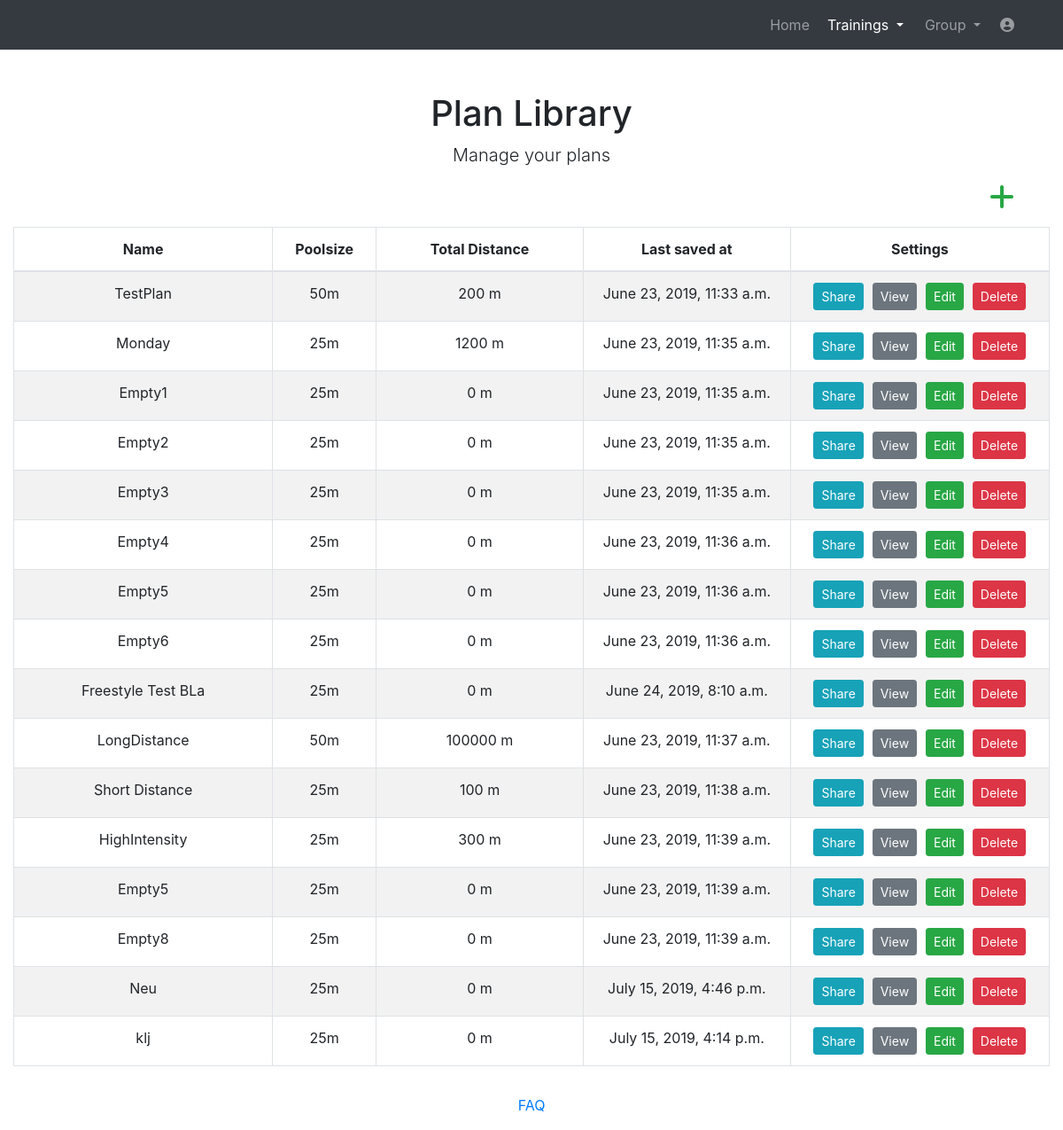
The page /website/manageplans (signed in) on the database as committed earlier.
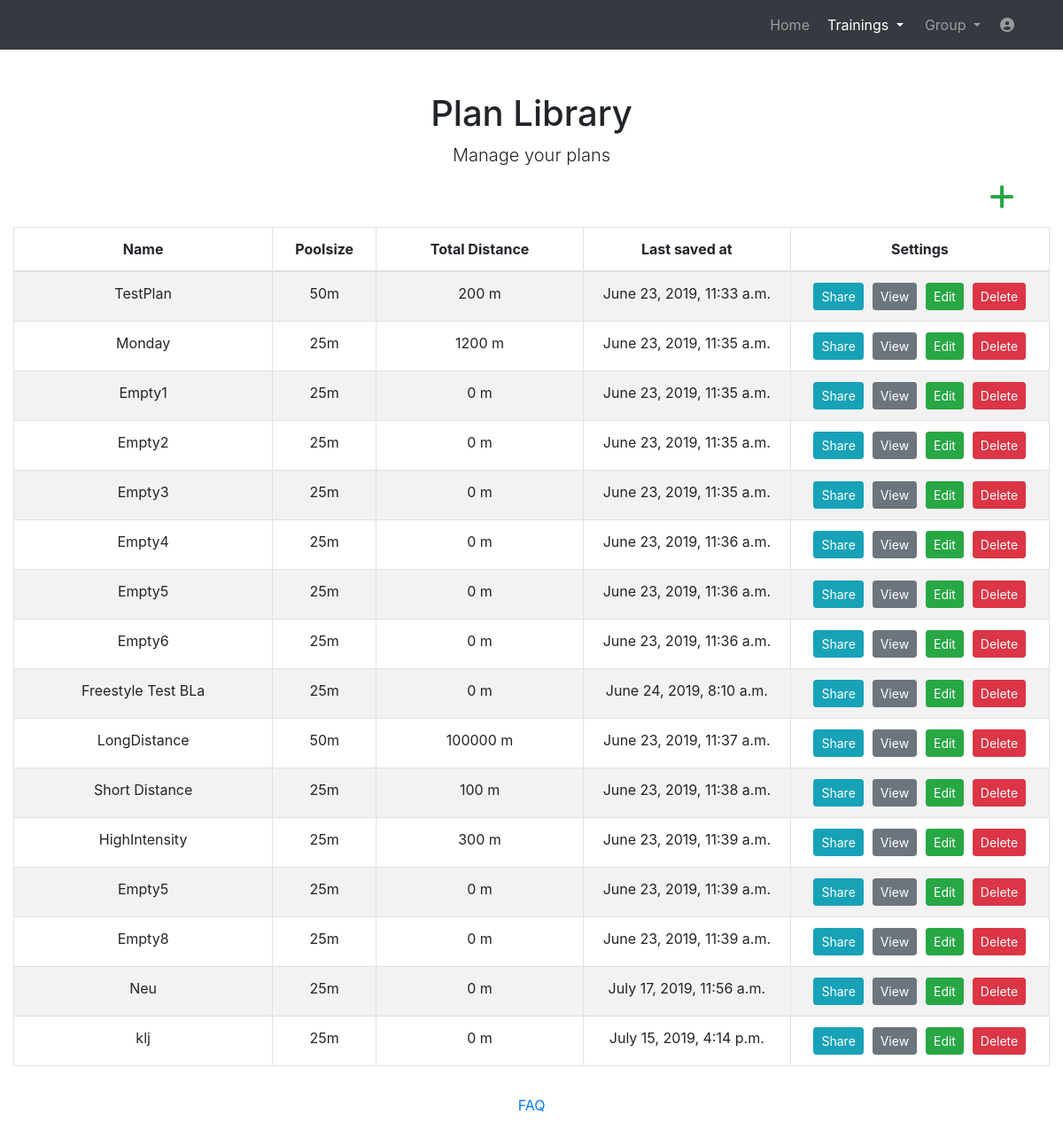
The same page on the database as committed later.
### website/models.py (models this page shows)
class Plan(models.Model):
    name = models.CharField(max_length=128)
    size = models.CharField(max_length=30)
    totaldistance = models.IntegerField(default=0)
    saved_at = models.DateTimeField(auto_now=True)
    user = models.ForeignKey(User, on_delete=models.CASCADE)

### website/views_loggedin.py (the view)
# urls.py: path('manageplans', views_loggedin.manageplans, name='manageplans'),
@login_required
def manageplans(request):
    user = request.user
    plans = Plan.objects.filter(user=user)
    return render(request, 'manageplans.html', context={'obj': plans})

### templates/manageplans.html (shortened to what this page needs)
<!DOCTYPE html>
<html lang="en">
<head>
  {% load static %}
  <link href="{% static 'vendor/bootstrap/css/bootstrap.min.css' %}" rel="stylesheet">
  <link media="screen" href="{% static 'css/plan.css' %}" rel="stylesheet">
  <link href="{% static 'vendor/fontawesome-free/css/all.min.css' %}" rel="stylesheet" type="text/css">
  <link href="//netdna.bootstrapcdn.com/font-awesome/3.2.1/css/font-awesome.css" rel="stylesheet">
</head>
<body>
  <nav class="navbar navbar-expand-lg navbar-dark bg-dark static-top">
    <div class="container">
      <div class="collapse navbar-collapse" id="navbarResponsive">
        <ul class="navbar-nav ml-auto">
          <li class="nav-item ">
            <a class="nav-link" href="home">Home</a>
          </li>
		  <li class="nav-item dropdown no-arrow mx-1 active">
			<a class="nav-link dropdown-toggle" href="#" id="messagesDropdown" role="button" data-toggle="dropdown" aria-haspopup="true" aria-expanded="false">
					Trainings
			</a>
		  </li>
          <li class="nav-item dropdown no-arrow mx-1">
			<a class="nav-link dropdown-toggle" href="#" id="messagesDropdown" role="button" data-toggle="dropdown" aria-haspopup="true" aria-expanded="false">
					Group
			</a>
		  </li>
		   <li class="nav-item dropdown no-arrow">
			<a class="nav-link " href="#" id="userDropdown" role="button" data-toggle="dropdown" aria-haspopup="true" aria-expanded="false">
			  <i class="fas fa-user-circle fa-fw"></i>
			</a>
		  </li>
        </ul>
      </div>
    </div>
  </nav>
  <div class="container">
    <div class="row">
      <div class="col-lg-12 text-center">
        <h1 class="mt-5">Plan Library</h1>
        <p class="lead">Manage your plans</p>
      </div>
    </div>
  </div>
  <div class="container" style="max-width: 1340px;">
    {% include 'manageplanstable.html' %}
  </div>
    <footer class="page-footer font-small blue">
      <div class="footer-copyright text-center py-3">
        <a href="help"> FAQ</a>
      </div>
    </footer>
</body>
</html>

### templates/manageplanstable.html (shortened to what this page needs)
{% load static %}
    <div>
      <div >
        <div id="table" class="table-editable">
          <span class="table-add float-right mb-3 mr-2">
              <a href="{% url 'newplan' %}" class="text-success" style="margin-right: 2.0rem !important;">
                <i class="fas fa-plus fa-2x" aria-hidden="true"></i>
              </a>
          </span>
          <table id="mytable" class="table table-bordered table-responsive-md table-striped text-center">
            <thead>
              <tr>
                <th class="text-center" style="width:25%;">Name</th>
                <th class="text-center" style="width:10%;">Poolsize</th>
                <th class="text-center" style="width:20%;">Total Distance</th>
                <th class="text-center" style="width:20%;">Last saved at</th>
                <th class="text-center" style="width:25%;">Settings</th>
              </tr>
            </thead>
            <tbody>
            {% for b in obj %}
              <tr>
                <td>{{ b.name }}</td>
                <td>{{ b.size }}</td>
                <td>{{ b.totaldistance }} m</td>
                <td>{{ b.saved_at }}</td>
                <td>
                  <span>
                    <a href="" class="btn btn-info btn-rounded btn-sm my-0"  data-toggle="modal" data-target="#shareModal{{b.pk}}" style="margin-right:2%;" >Share</a>
                  </span>
                  <a href="{% url 'showplan' plan_id=b.pk %}" class="btn btn-secondary btn-rounded btn-sm my-0" style="padding-left: 3%; padding-right:3%; margin-right:2%;" >View</a>
                  <a href="{% url 'alterplan' plan_id=b.pk %}" class="btn btn-success btn-rounded btn-sm my-0" style="padding-left: 3%; padding-right:3%; margin-right:2%;" >Edit</a>
                  <span>
                    <a href="" class="btn btn-danger btn-rounded btn-sm my-0"  data-toggle="modal" data-target="#deleteModal{{b.pk}}" >Delete</a>
                  </span>
                </td>
              </tr>
             {% endfor %}
            </tbody>
          </table>
        </div>
      </div>
    </div>

Rows that differ between the two databases and show on the page:
changed Plan "Neu": saved_at "July 15, 2019, 4:46 p.m." → "July 17, 2019, 11:56 a.m."
